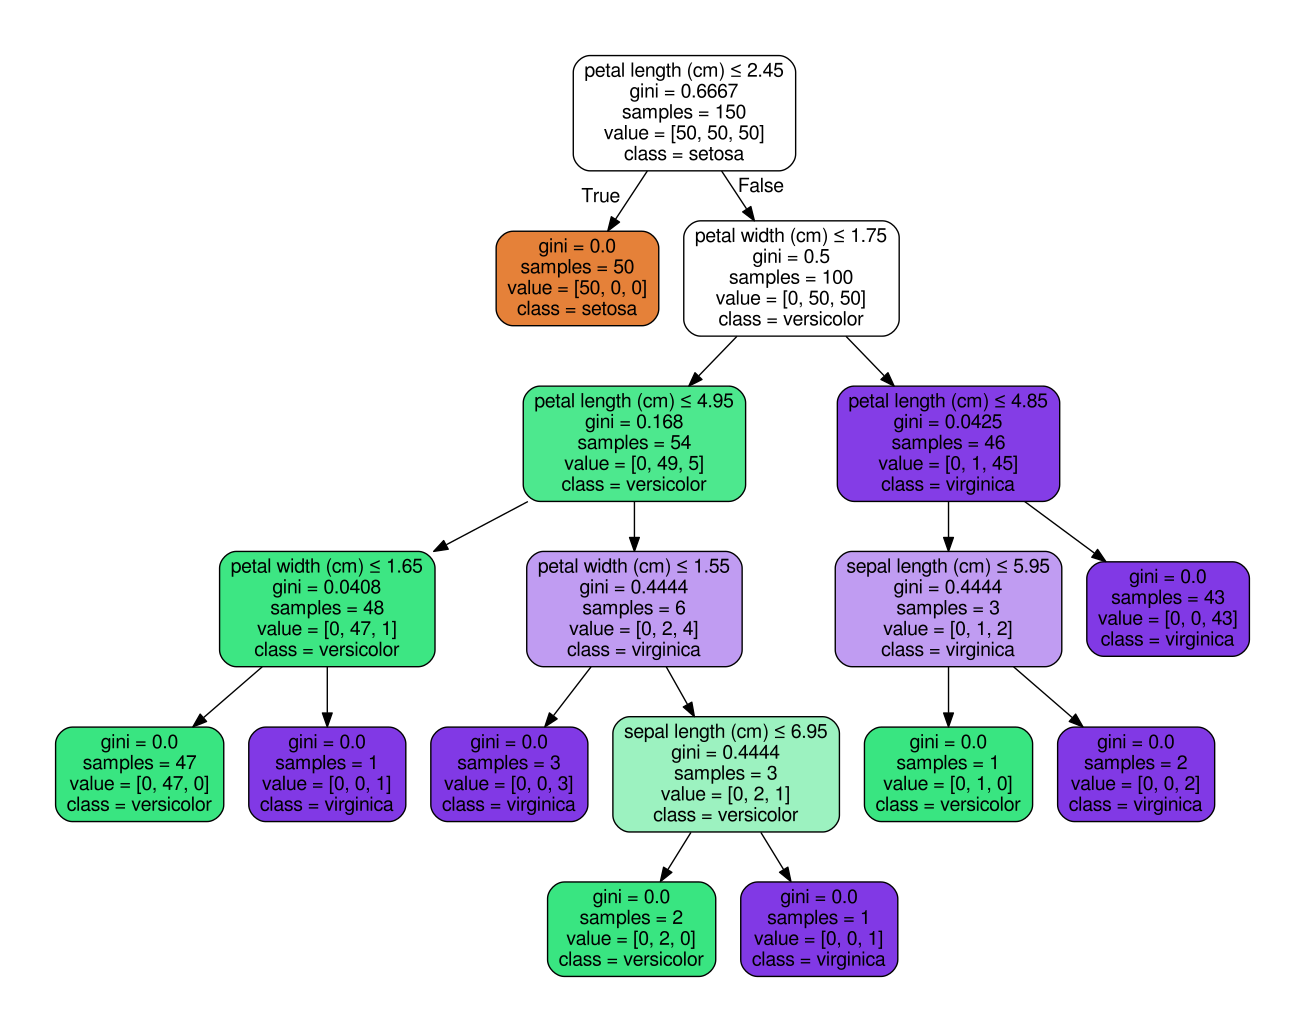

Recreate this plot in Python.
import numpy as np
from sklearn.datasets import load_iris
from sklearn import tree

iris = load_iris()

print iris.feature_names
print iris.target_names
print iris.data[0]

for i in range(len(iris.target)):
	print "Label: %s, Data: %s" % (iris.target[i], iris.data[i])

clf = tree.DecisionTreeClassifier();
clf = clf.fit(iris.data, iris.target)


print ("Setosa: 0, Versicolor: 1, Virginica: 2")
print clf.predict([[7.1,3.0,5.9,2.1]])

print iris.feature_names

#Show decision tree as pdf (DISCLAIMED: THIS WAS OBTAINED FROM THE SKLEARN WEBSITE, THIS IS NOT MY CODE)
from sklearn.externals.six import StringIO  
import pydot 
dot_data = StringIO()  
tree.export_graphviz(clf, out_file=dot_data,  
                         feature_names=iris.feature_names,  
                         class_names=iris.target_names,  
                         filled=True, rounded=True,  
                         special_characters=True)  
graph = pydot.graph_from_dot_data(dot_data.getvalue())  
graph.write_pdf("IrisDataSetClassifier.pdf") 
